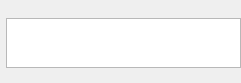
           <widget class="QFrame" name="frameOutput">
            <property name="geometry">
             <rect>
              <x>390</x>
              <y>330</y>
              <width>241</width>
              <height>83</height>
             </rect>
            </property>
            <property name="sizePolicy">
             <sizepolicy hsizetype="Expanding" vsizetype="Minimum">
              <horstretch>0</horstretch>
              <verstretch>0</verstretch>
             </sizepolicy>
            </property>
            <property name="minimumSize">
             <size>
              <width>150</width>
              <height>82</height>
             </size>
            </property>
            <property name="maximumSize">
             <size>
              <width>3840</width>
              <height>2160</height>
             </size>
            </property>
            <property name="baseSize">
             <size>
              <width>150</width>
              <height>82</height>
             </size>
            </property>
            <property name="frameShape">
             <enum>QFrame::NoFrame</enum>
            </property>
            <property name="frameShadow">
             <enum>QFrame::Raised</enum>
            </property>
            <layout class="QGridLayout" name="gridLayout_6">
             <property name="leftMargin">
              <number>6</number>
             </property>
             <property name="topMargin">
              <number>0</number>
             </property>
             <property name="rightMargin">
              <number>0</number>
             </property>
             <property name="bottomMargin">
              <number>3</number>
             </property>
             <property name="spacing">
              <number>0</number>
             </property>
             <item row="0" column="0">
              <layout class="QHBoxLayout" name="horizontalLayout_5">
               <property name="spacing">
                <number>3</number>
               </property>
               <property name="leftMargin">
                <number>6</number>
               </property>
               <property name="rightMargin">
                <number>6</number>
               </property>
               <item>
                <widget class="QLabel" name="label_output">
                 <property name="minimumSize">
                  <size>
                   <width>50</width>
                   <height>0</height>
                  </size>
                 </property>
                 <property name="autoFillBackground">
                  <bool>false</bool>
                 </property>
                 <property name="text">
                  <string/>
                 </property>
                </widget>
               </item>
               <item>
                <spacer name="horizontalSpacer_6">
                 <property name="orientation">
                  <enum>Qt::Horizontal</enum>
                 </property>
                 <property name="sizeType">
                  <enum>QSizePolicy::Expanding</enum>
                 </property>
                 <property name="sizeHint" stdset="0">
                  <size>
                   <width>20</width>
                   <height>18</height>
                  </size>
                 </property>
                </spacer>
               </item>
              </layout>
             </item>
             <item row="2" column="0" alignment="Qt::AlignRight">
              <widget class="QPushButton" name="setOutFolder">
               <property name="minimumSize">
                <size>
                 <width>18</width>
                 <height>12</height>
                </size>
               </property>
               <property name="maximumSize">
                <size>
                 <width>18</width>
                 <height>12</height>
                </size>
               </property>
               <property name="toolTip">
                <string>Output folder</string>
               </property>
               <property name="text">
                <string/>
               </property>
               <property name="iconSize">
                <size>
                 <width>12</width>
                 <height>12</height>
                </size>
               </property>
               <property name="flat">
                <bool>true</bool>
               </property>
              </widget>
             </item>
             <item row="1" column="0">
              <widget class="QTextBrowser" name="textBrowser_2"/>
             </item>
            </layout>
           </widget>
